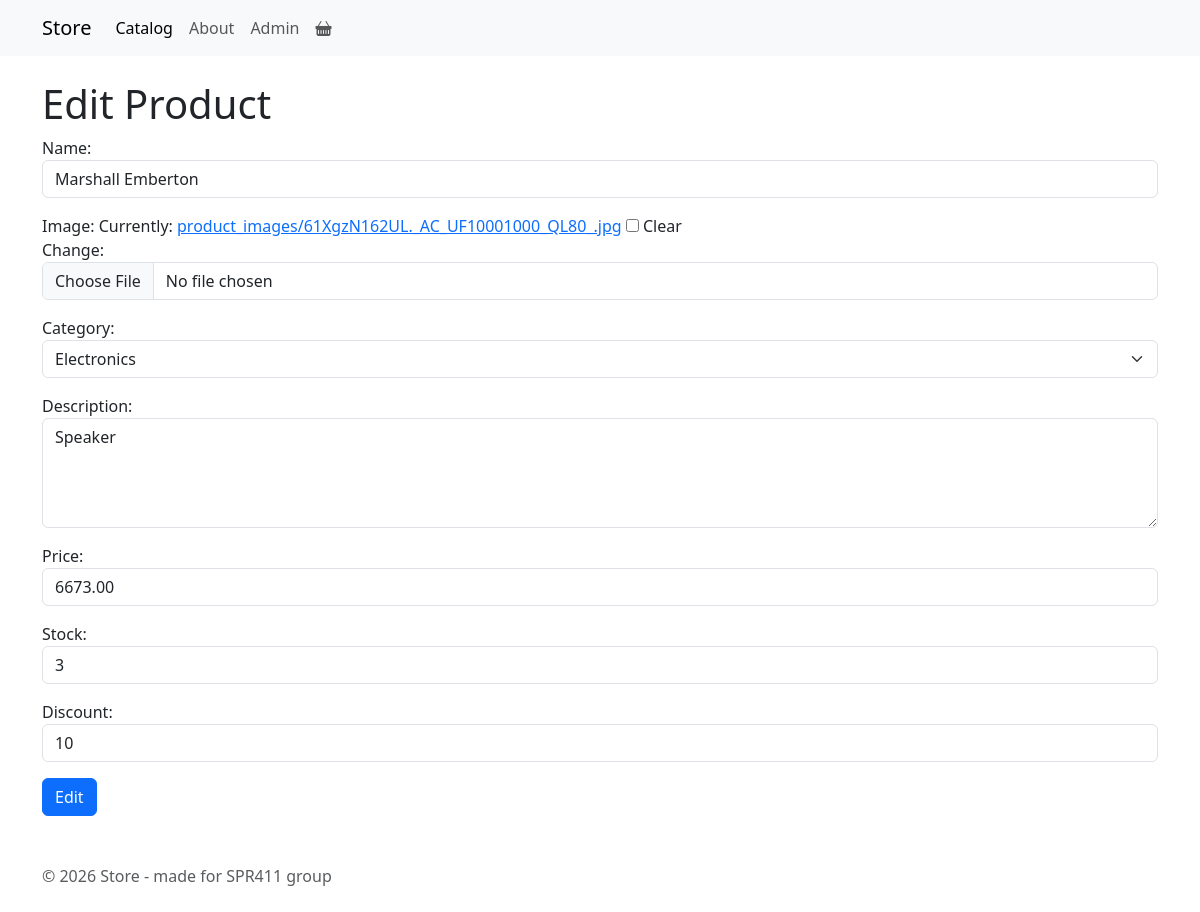
The page /products/edit/19/ on the database its author committed.
### products_app/models.py (models this page shows, shortened)
class Product(models.Model):
    CATEGORY_CHOICES = [
        ('electronics', 'Electronics'),
        ('clothing', 'Clothing'),
        ('books', 'Books'),
        ('furniture', 'Furniture'),
        ('others', 'Others'),
    ]
    name = models.CharField(max_length=100)
    image = models.ImageField(upload_to='product_images/', null=True, blank=True)
    description = models.TextField(blank=True, null=True)
    price = models.DecimalField(max_digits=10, decimal_places=2)
    stock = models.IntegerField()
    category = models.CharField(max_length=50, choices=CATEGORY_CHOICES, default='others')
    discount = models.IntegerField(default=0)
    created_at = models.DateTimeField(auto_now_add=True)

### products_app/views.py (the view, shortened to what this page needs)
# urls.py: path('products/edit/<int:product_id>/', views.edit_product, name='edit_product'),
def edit_product(request, product_id, return_url=None):
    item = get_object_or_404(Product, id=product_id)
    form = product.ProductForm(instance=item)
    return render(request, 'products/edit.html', {'form': form})

### products_app/forms/product.py
class ProductForm(forms.ModelForm):
    class Meta:
        model = Product
        fields = ['name', 'image', 'category', 'description', 'price', 'stock', 'discount']
        widgets = {
            'name': forms.TextInput(attrs={'class': 'form-control', 'placeholder': 'Product name'}),
            'image': forms.ClearableFileInput(attrs={'class': 'form-control'}),
            'description': forms.Textarea(attrs={'class': 'form-control', 'rows': 4, 'placeholder': 'Description'}),
            'price': forms.NumberInput(attrs={'class': 'form-control', 'step': '0.01', 'placeholder': 'Price'}),
            'stock': forms.NumberInput(attrs={'class': 'form-control', 'placeholder': 'Stock quantity'}),
            'category': forms.Select(attrs={'class': 'form-select'}),
            'discount': forms.NumberInput(attrs={'class': 'form-control', 'placeholder': 'Discount %'}),
        }

### products_app/templates/products/edit.html
{% extends "layout.html" %}
{% block content %}
{% include "components/product_form.html" with form_title="Edit Product" action_title="Edit" %}
{% endblock %}

### products_app/templates/components/product_form.html (shortened to what this page needs)
<h1>{{ form_title }}</h1>
<form method="post" enctype="multipart/form-data">
  <div class="form-group">
    {% for field in form %}
    <div class="mb-3">
      {{ field.label_tag }} {{ field }}
    </div>
    {% endfor %}
  </div>
  <button type="submit" class="btn btn-primary">{{ action_title }}</button>
</form>

### rows shown on the page
Product: form "Marshall Emberton" "Electronics" "Speaker" "6673.00" "3" "10"

### other values the page prints
{{ field.label_tag }} "Name:" "Image:" "Category:" "Description:" "Price:" "Stock:" "Discount:"
{{ action_title }} "Edit"
